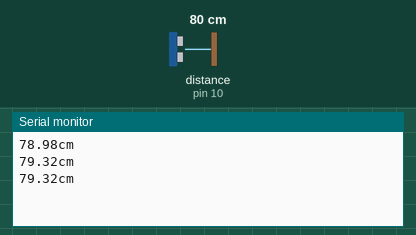
This sketch was run on a simulated Arduino Uno, built with avr-gcc and run on an emulated ATmega328P. Shown: the last lines printed to the serial monitor. Wiring (inferred from the names in the program): ultrasonic range finder: trigger pin 13; echo pin 10. The test bench sets the inputs (shaded band); at power-on: distance to the obstacle (sensor on pin 10) 80 cm. The echo pulse lasts 58.3 µs per cm.

Above: at 2.2 s.
2.3 s: distance to the obstacle (sensor on pin 10) set to 2 cm
At 2.9 s:
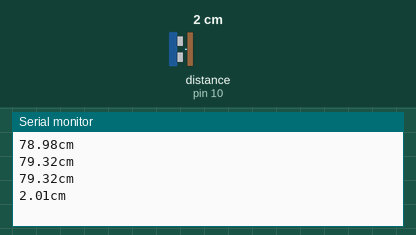
3.8 s: distance to the obstacle (sensor on pin 10) set to 4 cm
At 4.4 s:
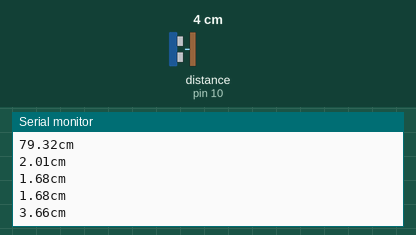
Timing chart, 0 to 6.8 s (numbered marks = the images above; inputs shaded):
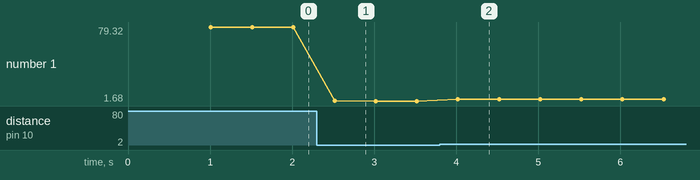

The sketch:

SonicDistanceAirSPD.ino
```cpp
#define TRIG_PIN 13
#define ECHO_PIN 10

void setup() {
Serial.begin(9600);
pinMode(TRIG_PIN, OUTPUT);
pinMode(ECHO_PIN, INPUT);
delay(1000);
}

void loop() {
digitalWrite(TRIG_PIN,LOW); delayMicroseconds(2);
digitalWrite(TRIG_PIN,HIGH); delayMicroseconds(10);
digitalWrite(TRIG_PIN,LOW);
float duration=pulseIn(ECHO_PIN,HIGH);
float distance=duration*0.034/2.0; //cm
Serial.print(distance); Serial.println("cm");
delay(500);
}
```

Measured:
- after the input at 2.3 s, the serial monitor: prints a new line after 0.22 s (image 1)
- after the input at 3.8 s, the serial monitor: prints a new line after 0.22 s (image 2)
- plotted number 1: 79.32 → 1.68 after the input at 2.3 s, 1.68 → 3.66 after the input at 3.8 s
